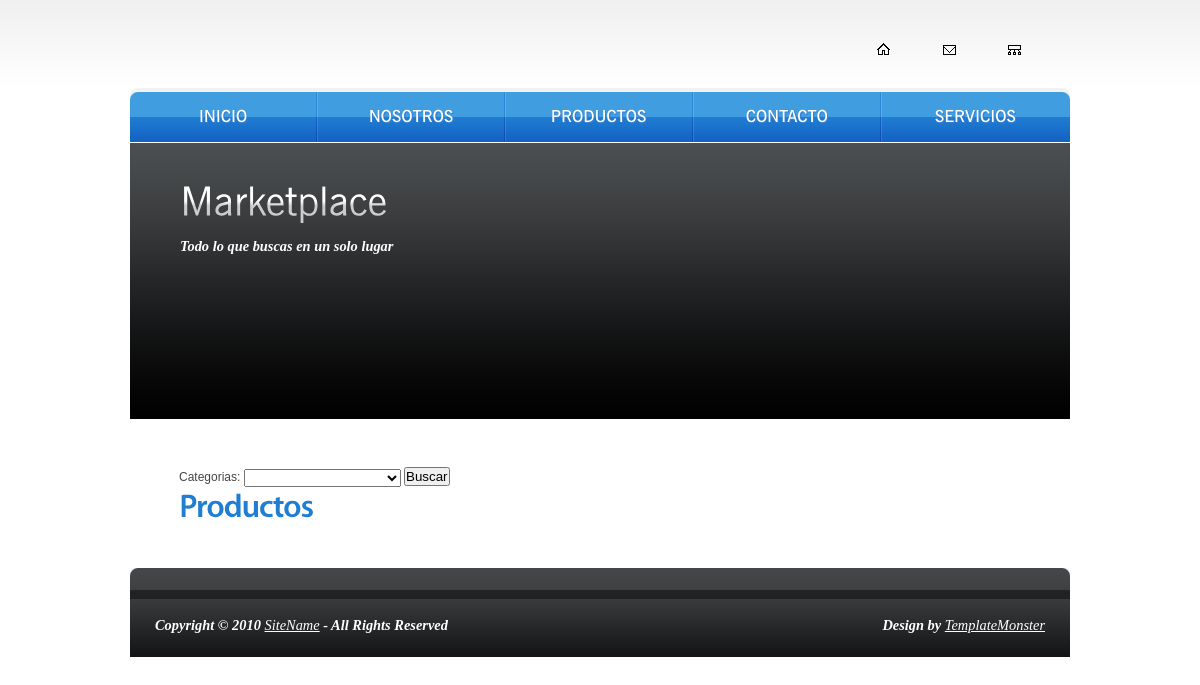
/producto/listar/3, run on an earlier commit of the app's database.
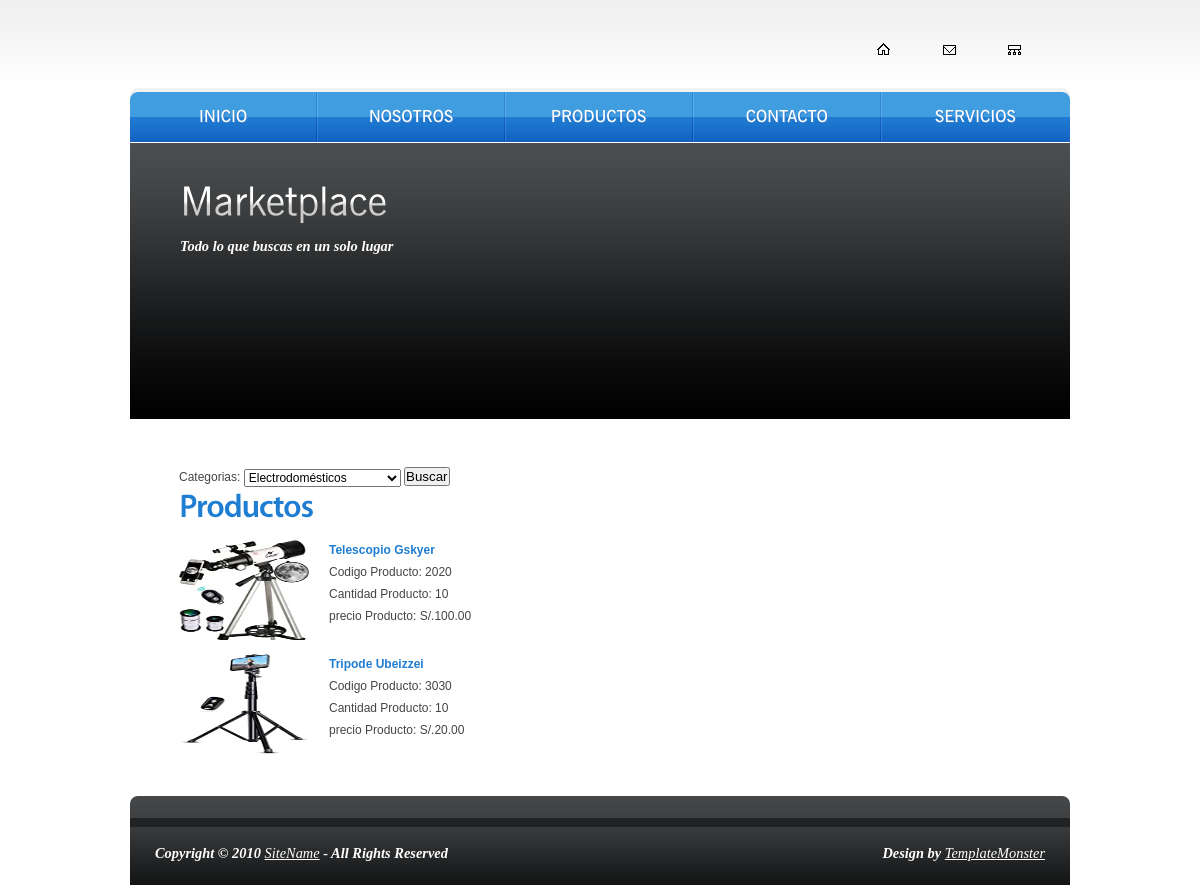
And on a later commit of the database.
### main/models.py (models this page shows)
class Producto(models.Model):
    nombreProducto = models.CharField(max_length=100)
    codigoProducto = models.CharField(max_length=20)
    cantidadProducto = models.IntegerField()
    precioProducto = models.DecimalField(max_digits=19, decimal_places=2, null=True)
    imagenProducto = models.ImageField(blank=True, upload_to='producto/')
    categoria = models.ForeignKey(Categoria, on_delete=models.PROTECT)

### main/views.py (the view)
# urls.py: path('producto/listar/<int:id_categoria>',views.listarProductos ,name="listarProductos"),
def listarProductos(request, id_categoria):
    productos = Producto.objects.filter(categoria = id_categoria)
    categorias = Categoria.objects.filter(estado=True)
    context = {'productos':productos,'categorias':categorias,"oCategoria":id_categoria,}
    return render(request,'producto/listar.html',context)

### templates/producto/listar.html (shortened to what this page needs)
{% extends "base/base.html" %}
{% load staticfiles %}
{% block content %}
  <div class="indent">
    <div class="wrapper">
      <div class="col-1">
        <br>
        <label for="">Categorias:</label>
                <select name="region" id="id_categoria" class="form-control" >
                    {% for categoria in categorias %}
                        <option value="{{categoria.id}}">{{categoria.nombreCategoria}}</option>
                    {% endfor %}
                </select>
                <button type="button" onclick="buscarCategorias();">Buscar</button>
        <br>
        <h3><b>Productos</b></h3>
        <ul class="list">
          {% for producto in productos %}
          <li><img src="/media/{{producto.imagenProducto}}" alt="" height="100" width="130" /><a>{{producto.nombreProducto}}</a><br />
            Codigo Producto: {{producto.codigoProducto}} <br>
            Cantidad Producto: {{producto.cantidadProducto}} <br>
            precio Producto: S/.{{producto.precioProducto}} </li>
          {% endfor %}
        </ul>
      </div>
    </div>
  </div>
{% endblock %}

### templates/base/base.html (shortened to what this page needs)
{% load staticfiles	 %}
<!DOCTYPE html PUBLIC "-//W3C//DTD XHTML 1.0 Strict//EN" "http://www.w3.org/TR/xhtml1/DTD/xhtml1-strict.dtd">
<html xmlns="http://www.w3.org/1999/xhtml">
<head>
<link href="/static/css/style.css" rel="stylesheet" type="text/css" />
</head>
<body id="page4">
<div id="main">
  <div id="header">
    <div class="row-1">
      <div class="fright">
        <ul>
          <li><a href="{% url 'main:registrarAsesor' %}"><img src="/static/images/icon1.gif" alt="" /></a></li>
          <li><a href="{% url 'main:registrarRegion' %}"><img src="/static/images/icon2.gif" alt="" /></a></li>
          <li><a href="{% url 'main:listarContrata' %}"><img src="/static/images/icon3.gif" alt="" /></a></li>
        </ul>
      </div>
    </div>
    <div class="row-2">
      <div class="left">
        <ul>
          <li><a href="{% url 'main:mostrarIndex' %}"><span>Inicio</span></a></li>
          <li><a href="{% url 'main:mostrarNosotros' %}"><span>nosotros</span></a></li>
          <li><a href="{% url 'main:listarProductos' id_categoria=1 %}"><span>Productos</span></a></li>
          <li><a href="{% url 'main:mostrarContacto' %}"><span>contacto</span></a></li>
          <li class="last"><a href="{% url 'main:mostrarServicios' %}"><span>servicios</span></a></li>
        </ul>
      </div>
    </div>
    <div class="row-3">
      <div class="inside">
        <h2>Marketplace</h2>
        <p>Todo lo que buscas en un solo lugar</p>
      </div>
    </div>
  </div>
  <div id="content">
    {% block content %}
    {% endblock %}
  </div>
  <div id="footer">
    <div class="footer-nav">
      <div class="left">
        <ul>
        </ul>
      </div>
    </div>
    <div class="footerlink">
      <p class="lf">Copyright &copy; 2010 <a href="#">SiteName</a> - All Rights Reserved</p>
      <p class="rf">Design by <a href="http://www.templatemonster.com/">TemplateMonster</a></p>
    </div>
  </div>
</div>
</body>
</html>

### static/css/style.css (style rules this page uses)
* { margin:0; padding:0; }
html { min-width:940px; }
body { background:url(../images/tail-top.gif) repeat-x left top #fff; font-family:Tahoma, Arial, helvetica, sans-serif; font-size:100%; line-height:1em; color:#454545; min-width:940px; }
input, textarea, select { font-family:Tahoma, Arial, helvetica, sans-serif; font-size:1em; vertical-align:middle; font-weight:normal; }
p { margin:0; padding:0; }
img { border:0; vertical-align:top; text-align:left; }
ul, ol { list-style:none; }
#main { width:940px; margin:0 auto; }
#header, #content, #footer { font-size:0.75em; }
.col-1, .col-2, .col-3 { float:left; }
#content .col-1 { width:526px; padding:12px 0; }
.fright { float:right; }
.wrapper { width:100%; overflow:hidden; }
.list { margin-top:-14px; }
.list li { line-height:1.83em; width:100%; overflow:hidden; vertical-align:top; padding-top:14px; }
.list li img { float:left; margin-right:20px; }
.list li a { font-weight:bold; text-decoration:none; }
p { line-height:1.83em; margin-bottom:20px; }
a { color:#1f7dd2; outline:none; }
h2 { font-size:40px; line-height:1.2em; margin-bottom:10px; }
h3 { font-size:32px; line-height:1.2em; letter-spacing:-1px; margin-bottom:15px; }
h3 b, h4 b { color:#1f7dd2; }
#header { height:419px; position:relative; }
#header .row-1 { height:88px; }
#header .row-1 .fright { padding:34px 34px 0 0; }
#header .row-1 .fright ul li { float:left; padding-left:23px; }
#header .row-2 { background:url(../images/nav-tail.gif) repeat-x left top; margin-bottom:-3px; position:relative; }
#header .row-2 .left { background:url(../images/nav-left.gif) no-repeat left top; }
#header .row-2 ul { height:58px; width:100%; overflow:hidden; background:url(../images/nav-right.gif) no-repeat right top; }
#header .row-2 ul li { float:left; text-transform:uppercase; font-size:16px; line-height:1.2em; background:url(../images/divider.gif) no-repeat right 4px; padding:4px 2px 0 0; }
#header .row-2 ul li.last { background:none; padding-right:0; }
#header .row-2 ul li.last a { width:188px; }
#header .row-2 ul li a { text-decoration:none; color:#fff; width:186px; text-align:center; display:block; padding:14px 0 0 0; cursor:pointer; background:url(../images/spacer.gif); }
#header .row-2 ul li a span { display:block; height:40px; }
#header .row-3 { height:276px; overflow:hidden; background:url(../images/header-tail.gif) repeat-x left top; }
#header .row-3 .inside { padding:35px 0 0 50px; width:350px; position:relative; z-index:2; }
#header .row-3 .inside p { color:#fff; line-height:1.5em; }
#content { padding-bottom:30px; }
#content .indent { padding:0 0 0 49px; }
#footer .footer-nav { background:url(../images/footer-nav-tail.gif) repeat-x left top; }
#footer .footer-nav .left { background:url(../images/footer-nav-left.gif) no-repeat left top; }
#footer .footer-nav ul { width:100%; overflow:hidden; padding:15px 0 16px 0; background:url(../images/footer-nav-right.gif) no-repeat right top; }
#footer .footerlink { background:url(../images/footer-tail.gif) repeat-x left top #000; color:#fff; line-height:1.67em; padding:18px 25px 23px 25px; }
.footerlink p { margin:0; padding:0; line-height:normal; white-space:nowrap; text-indent:inherit; color:#fff; }
.footerlink a { color:#fff; font-weight:normal; margin:0; padding:0; border:none; text-decoration:underline; background-color:transparent; }
.footerlink .lf { float:left; }
.footerlink .rf { float:right; }
a { outline:none; }
p { font: oblique bold 120% cursive; }

What changed in the data, as far as the page shows it:
added Producto: imagenProducto (picture), nombreProducto "Telescopio Gskyer", codigoProducto "2020", cantidadProducto "10", precioProducto "100.00"
added Producto: imagenProducto (picture), nombreProducto "Tripode Ubeizzei", codigoProducto "3030", cantidadProducto "10", precioProducto "20.00"
Also different on the page:
form field region: (not shown) → "Electrodomésticos"
